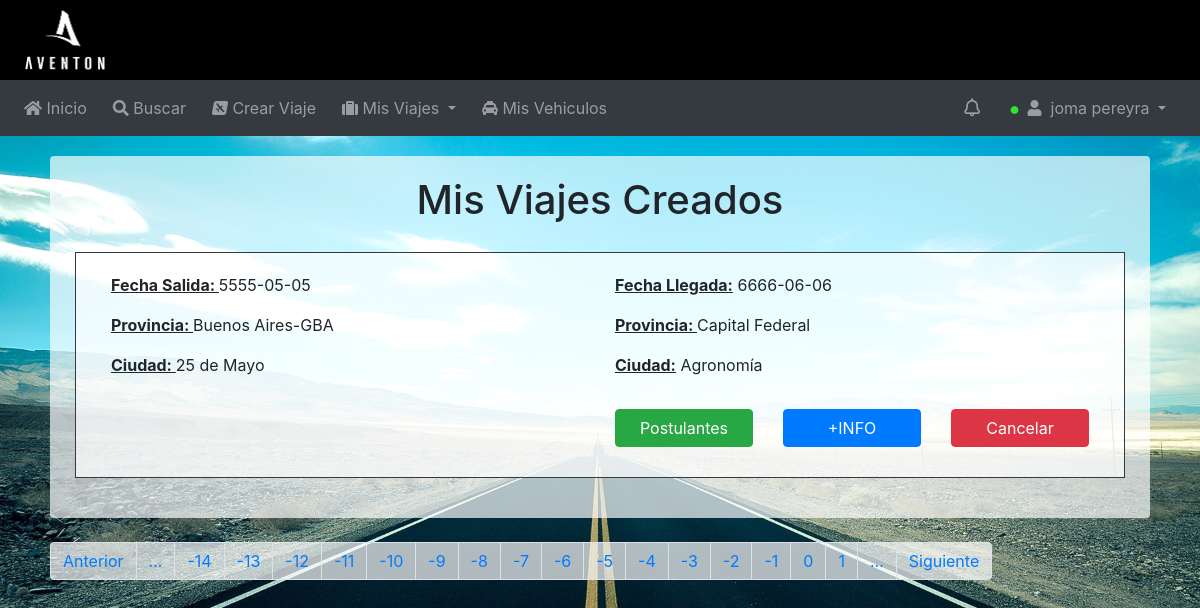
Screenshot of /mis_viajes_creados.php (signed in) with the database file from the repository.
### tables this page shows
CREATE TABLE IF NOT EXISTS `usuario` (
  `id_usuario` int(11) NOT NULL AUTO_INCREMENT,
  `email` varchar(50) NOT NULL,
  `nombre` varchar(50) NOT NULL,
  `apellido` varchar(50) NOT NULL,
  `admin` tinyint(1) NOT NULL DEFAULT '0',
  `contrasenia` varchar(20) NOT NULL,
  `telefono` varchar(20) NOT NULL,
  `f_nacimiento` date NOT NULL,
  `permisos` tinyint(1) NOT NULL DEFAULT '0',
  PRIMARY KEY (`id_usuario`,`email`)
);

CREATE TABLE IF NOT EXISTS `viaje` (
  `id_viaje` int(11) NOT NULL AUTO_INCREMENT,
  `id_usuario` int(11) NOT NULL,
  `id_vehiculo` int(11) NOT NULL,
  `descripcion` varchar(300) NOT NULL,
  `asientos_disponibles` int(11) NOT NULL,
  `fecha_salida` date NOT NULL,
  `fecha_llegada` date NOT NULL,
  `hora_salida` time NOT NULL,
  `hora_llegada` time NOT NULL,
  `costo` float NOT NULL,
  `estado` tinyint(1) NOT NULL DEFAULT '0',
  `tipo` varchar(20) NOT NULL,
  `id_destino` int(11) NOT NULL,
  `id_origen` int(11) NOT NULL,
  PRIMARY KEY (`id_viaje`),
  KEY `id_destino` (`id_destino`),
  KEY `id_origen` (`id_origen`),
  KEY `id_usuario` (`id_usuario`),
  KEY `id_vehiculo` (`id_vehiculo`)
);

CREATE TABLE IF NOT EXISTS `provincia` (
  `id_provincia` int(10) NOT NULL AUTO_INCREMENT,
  `nombre_provincia` varchar(255) NOT NULL,
  PRIMARY KEY (`id_provincia`)
);

CREATE TABLE IF NOT EXISTS `localidad` (
  `id_localidad` int(11) NOT NULL AUTO_INCREMENT,
  `id_provincia` int(11) NOT NULL,
  `nombre_localidad` varchar(255) NOT NULL,
  PRIMARY KEY (`id_localidad`),
  KEY `nombre_localidad` (`nombre_localidad`),
  KEY `id_provincia` (`id_provincia`)
);

### modelo/config.php (called while the page is built, shortened)
<?php
$charset="utf8";
?>

### modelo/conexion.php (called while the page is built)
<?php
class Conexion{
	public static function conectar(){
		try{
			require("config.php");
			$conexion=new PDO("mysql:host=$host;dbname=$db_name","$user","$pass");
			$conexion->setAttribute(PDO::ATTR_ERRMODE,PDO::ERRMODE_EXCEPTION);
			$conexion->exec("SET CHARACTER SET $charset");
		}
		catch(Exception $e){
			die("Error $e->getMessage()");
			echo "Linea del error $e->getLine()";
		}
		return $conexion;
	}
}
?>

### modelo/usuario.php (called while the page is built, shortened)
<?php
class Usuario{
	private $db;
	public function __construct(){
		require_once("conexion.php");
		$this->db=Conexion::conectar();
	}
	public function get_nombre_apellido($email){
		$consulta=$this->db->query("SELECT nombre,apellido FROM usuario WHERE usuario.email='".$email."'");
		$datos=$consulta->fetch(PDO::FETCH_ASSOC);
		return $datos;
	}
	public function get_id($email){
		$consulta=$this->db->query("SELECT id_usuario FROM usuario WHERE usuario.email='".$email."'");
		$datos=$consulta->fetch(PDO::FETCH_ASSOC);
		return $datos;
	}
}
?>

### modelo/viaje.php (called while the page is built, shortened)
<?php
class Viaje{
	private $db;
	public function __construct(){
		require_once("conexion.php");
		$this->db=Conexion::conectar();
	}
	public function existen_creados($id_usuario){
		$registro=$this->db->query("SELECT * FROM viaje WHERE viaje.id_usuario=$id_usuario")->rowCount();
		return $registro > 0;
	}
	public function get_viajes_creados($id_usuario,$inicio,$tamaño_paginas){
		$casual=array();
		$consulta=$this->db->query("SELECT tabla1.id_viaje,tabla1.tipo,tabla1.fecha_salida,tabla1.fecha_llegada,pro1.nombre_provincia AS provincia_origen,ciu1.nombre_localidad AS ciudad_origen,pro2.nombre_provincia AS provincia_destino,ciu2.nombre_localidad AS ciudad_destino FROM viaje AS tabla1 INNER JOIN ubicacion AS origen ON(tabla1.id_origen=origen.id_ubicacion)INNER JOIN provincia AS pro1 ON(origen.id_provincia=pro1.id_provincia)INNER JOIN localidad AS ciu1 ON(origen.id_ciudad=ciu1.id_localidad)INNER JOIN ubicacion AS destino ON(tabla1.id_destino=destino.id_ubicacion)INNER JOIN provincia AS pro2 ON(destino.id_provincia=pro2.id_provincia)INNER JOIN localidad AS ciu2 ON(destino.id_ciudad=ciu2.id_localidad) WHERE tabla1.id_usuario=$id_usuario ORDER BY fecha_salida LIMIT $inicio,$tamaño_paginas");
		while ($fila=$consulta->fetch(PDO::FETCH_ASSOC)){
			$casual[]=$fila;
		}
		return $casual;
	}
	public function get_datos($id){
		$consulta=$this->db->query("SELECT tabla1.id_viaje,tabla1.id_usuario,tabla1.descripcion,tabla1.tipo,tabla1.hora_salida,tabla1.hora_llegada,tabla1.fecha_salida,tabla1.fecha_llegada,tabla1.costo,pro1.nombre_provincia AS provincia_origen,ciu1.nombre_localidad AS ciudad_origen,pro2.nombre_provincia AS provincia_destino,ciu2.nombre_localidad AS ciudad_destino,origen.calle AS calle_origen,origen.numero AS numero_origen,destino.calle AS calle_destino,destino.numero AS numero_destino FROM viaje AS tabla1 INNER JOIN ubicacion AS origen ON(tabla1.id_origen=origen.id_ubicacion)INNER JOIN provincia AS pro1 ON(origen.id_provincia=pro1.id_provincia)INNER JOIN localidad AS ciu1 ON(origen.id_ciudad=ciu1.id_localidad)INNER JOIN ubicacion AS destino ON(tabla1.id_destino=destino.id_ubicacion)INNER JOIN provincia AS pro2 ON(destino.id_provincia=pro2.id_provincia)INNER JOIN localidad AS ciu2 ON(destino.id_ciudad=ciu2.id_localidad)WHERE tabla1.id_viaje=$id");
		return $consulta->fetch(PDO::FETCH_ASSOC);
	}
}
?>

### mis_viajes_creados.php (the view, shortened to what this page needs)
<html>
<head>
	<link rel="stylesheet" href="css/bootstrap.min.css">
	<link rel="stylesheet" href="css/fontawesome-all.min.css">
	<link rel="stylesheet" href="css/estilo.css">
</head>
<body class="fondo-usuario">
	<?php
	require_once("modelo/usuario.php");
	require_once("modelo/viaje.php");
	require_once("modelo/paginacion.php");
	$tabla_viaje=new Viaje();
	include("header.php");
	$email=$_SESSION["usuario"];
	$tabla_usuario=new Usuario();
	$usuario=$tabla_usuario->get_id($email);
	$tengo_creados=$tabla_viaje->existen_creados($usuario['id_usuario']);
	?>
	<div class="container my-container">
		<div class="semitransparente rounded">
			<h1 class="text-center">Mis Viajes Creados</h1>
			<?php
			if(!$tengo_creados){
				include("advertencia_viajes_creados.php");
			}
			else{
				if(isset($_GET["pagina"])){
					$pagina=$_GET["pagina"];
				}
				else
					$pagina=1;
				$paginacion=new Paginacion();
				$paginacion->paginacion_creados($pagina,$usuario['id_usuario']);
				$viaje=$tabla_viaje->get_viajes_creados($usuario['id_usuario'],$paginacion->get_inicio(),$paginacion->get_tamaño());
				?>
				<div class="container my-container col-md-12">
					<?php
					foreach ($viaje as $p){
						$viaje=$tabla_viaje->get_datos($p['id_viaje']);
						?>
						<article class=" row border border-dark semitransparente">
							<div class="container">
								<div class="row">
									<div class="col-12 col-md-6">
										<p> <u><b> Fecha Salida: </u></b> <?php echo $viaje['fecha_salida'];?></p>
										<p> <u><b>Provincia: </u></b><?php echo " " . $viaje['provincia_origen'] . " " ;?></p>
										<p> <u><b>Ciudad: </u></b> <?php echo " " . $viaje['ciudad_origen'] . " " ;?></p>
									</div>
									<div class="col-12 col-md-6">
										<p><u><b> Fecha Llegada:</u></b><?php echo  " " . $viaje['fecha_llegada'] . " ";?></p>
										<p> <u><b>Provincia: </u></b><?php echo " " . $viaje['provincia_destino'] . " " ;?></p>
										<p> <u><b> Ciudad:</u></b>  <?php echo " " . $viaje['ciudad_destino'] . " " ;?></p>
									</div>
									<div class="container padding-top-16">
										<div class="row">
											<div class="col-12 col-sm-12 col-md-12 col-lg-6">
											</div>
											<div class="col-12 col-sm-12 col-md-12 col-lg-6">
												<div class="row">
													<div class="col-md-4 padding-bottom-10">
														<a href="ver_postulantes.php?id=<?php echo $viaje['id_viaje']?>"class='btn btn-success btn-block  margin-right-20'>Postulantes</a>
													</div>
													<div class="col-md-4 padding-bottom-10">
														<a href="mostrar_info_viaje.php?id=<?php echo $viaje['id_viaje']?>"class='btn btn-primary btn-block margin-right-20'>+INFO</a>
													</div>
													<div class="col-md-4 padding-bottom-10">
														<button type="button" class="btn btn-danger btn-block" data-toggle="modal" data-target="#<?php echo $viaje['id_viaje']?>">Cancelar</button>
													</div>
												</div>
											</div>
										</div>
									</div>
								</div>
							</div>
						</article>
						<?php
					}
					echo "</div>";
					echo "</div>";
				}
				echo "</div>";
 ?>
</body>
</html>

### header.php (shortened to what this page needs)
<header>
	<div class="container-fluid">
		<div class="row">
			<div class="col-md-6 col-sm-6 col-6">
				<img class="logo" src="img/logo-aventon.png" alt="">
			</div>
		</div>
	</div>
</header>
<div class="">
	<nav class="navbar navbar-expand-lg navbar-dark bg-dark">
		<div class="collapse navbar-collapse" id="navbarTogglerDemo01">
			<ul class="navbar-nav mr-auto">
				<li class="nav-item">
					<a class="nav-link" href="pagina_principal.php"><i class="fas fa-home"></i> Inicio<span class="sr-only">(current)</span></a>
				</li>
				<li class="nav-item">
					<a class="nav-link" href="#"><i class="fas fa-search"></i> Buscar</a>
				</li>
			<li class="nav-item">
				<a class="nav-link" href="crear_viaje.php"><i class="fab fa-avianex"></i> Crear Viaje</a>
			</li>
			<li class="nav-item dropdown">
				<a class="nav-link dropdown-toggle" href="#" id="navbarDropdownMenuLink" data-toggle="dropdown" aria-haspopup="true" aria-expanded="false"><i class="fas fa-suitcase"></i> Mis Viajes
				</a>
			</li>
		<li class="nav-item">
			<a class="nav-link" href="mis_vehiculos.php"><i class="fas fa-taxi"></i> Mis Vehiculos</a>
		</li>
	</ul>
	<ul class="navbar-nav ml-auto">
		<li class="nav-item">
				<a class="nav-link" href="notificaciones.php"><i class="far fa-bell icon-size-18"></i>&nbsp;</a>
			</li>
		<li class="nav-item dropdown">
			<a class="nav-link dropdown-toggle" href="#" id="navbarDropdownMenuLink" data-toggle="dropdown" aria-haspopup="true" aria-expanded="false">
				<i class="fas fa-circle icon-conexion"></i>&nbsp;
				<i class="fas fa-user"></i>
				&nbsp;<?php
				require_once("modelo/usuario.php");
				$tabla_usuario=new Usuario();
				$nom_ape=$tabla_usuario->get_nombre_apellido($_SESSION["usuario"]);
				echo $nom_ape['nombre'],' ',$nom_ape['apellido']; ?>
			</a>
		</li>
	</ul>
</div>
</nav>
</div>

### css/estilo.css (style rules this page uses)
html { min-height: 100%; position: relative; }
body { margin: 0; margin-bottom: 40px; }
header { background: black; color:#fff; }
article { background: black; }
.fondo-usuario { background-image: url("../img/fondo_usuario.jpg"); background-size: cover; background-attachment: fixed; background-position: center center; background-repeat: no-repeat; }
.nav-item { padding-right: 10px; }
.padding-top-16 { padding-top: 16px }
.padding-bottom-10 { padding-bottom: 10px; }
.margin-right-20 { margin-right: 20px; }
.my-container { position: relative; padding: 20px; }
.logo { height: 80px; width: 100px; padding-top: 10px; padding-bottom: 10px; padding-left: 10px; padding-right: 10px; }
.icon-size-18 { font-size: 18px; }
.icon-conexion { font-size: 8px; vertical-align: middle; color: #32e232; }
.semitransparente { background-color: #ffffffb0; padding: 20px; }

### rows the page displays
usuario: nombre "joma", apellido "pereyra"
viaje: fecha_salida "5555-05-05", provincia.nombre_provincia "Buenos Aires-GBA", localidad.nombre_localidad "25 de Mayo", fecha_llegada "6666-06-06", provincia.nombre_provincia "Capital Federal", localidad.nombre_localidad "Agronomía"
